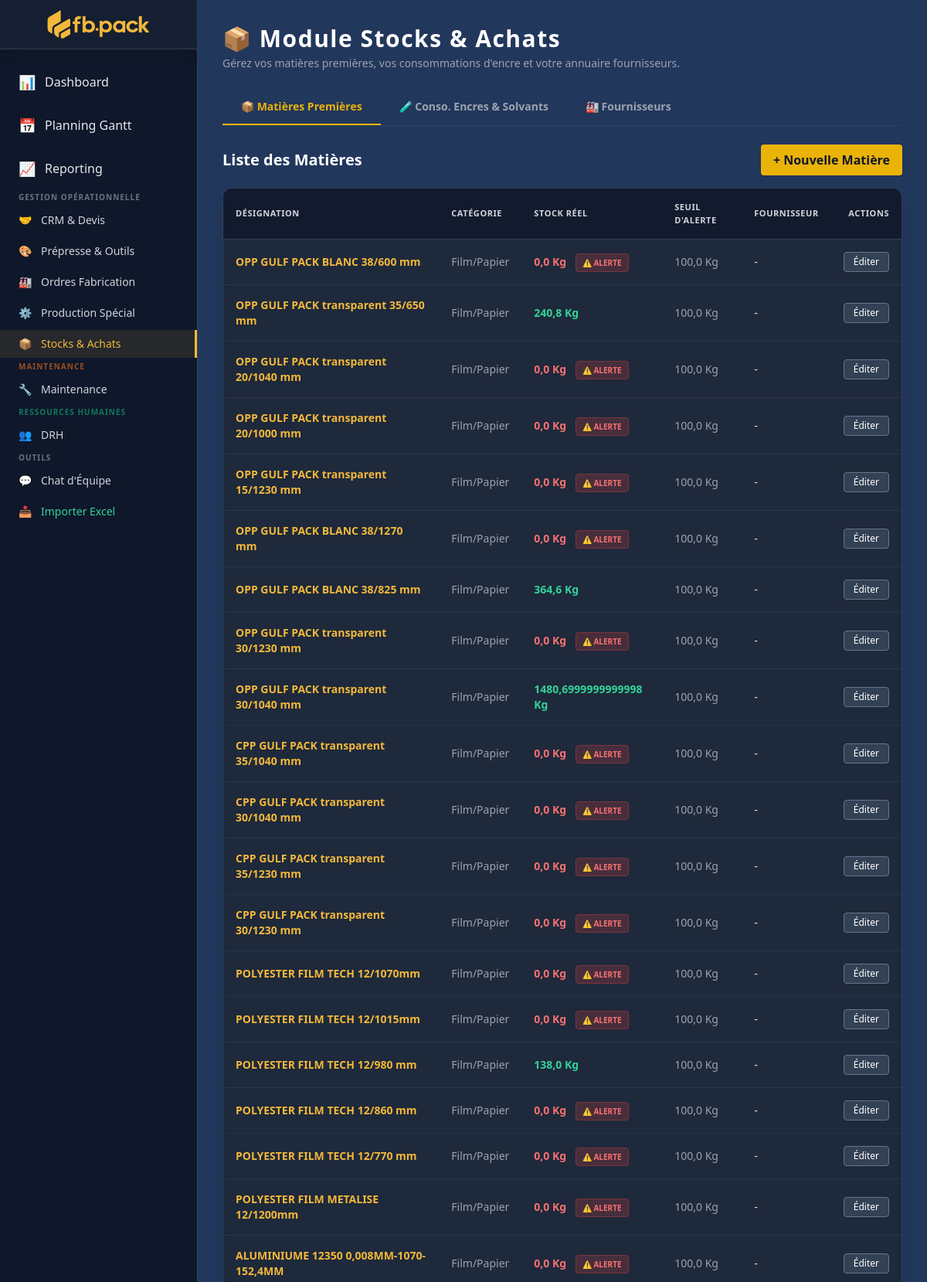
Screenshot of /stock/list/ (signed in, upper part) with the database file from the repository.
### core/models.py (models this page shows, shortened)
class Material(models.Model):
    CAT_CHOICES = [
        ('FILM', 'Film/Papier'),
        ('INK', 'Encre'),
        ('GLUE', 'Colle'),
        ('SOLV', 'Solvant'),
    ]
    name = models.CharField("Désignation", max_length=200)
    category = models.CharField(max_length=10, choices=CAT_CHOICES)
    quantity = models.FloatField("Stock Réel")
    unit = models.CharField("Unité", max_length=10, default='kg')
    min_threshold = models.FloatField("Stock Alerte (Min)")
    supplier = models.ForeignKey(Supplier, on_delete=models.SET_NULL, null=True)
    price_per_unit = models.DecimalField("Prix Unitaire", max_digits=10, decimal_places=2, default=0)
    class Meta:
        verbose_name = "Matière première"
        verbose_name_plural = "Matières premières"
    def is_low_stock(self):
        return self.quantity <= self.min_threshold

### core/views.py (the view)
# urls.py: path('stock/list/', views.stock_view, name='stock_view'),
@login_required
def stock_view(request):
    materials = Material.objects.all()
    suppliers = Supplier.objects.all()
    consos = ConsommationEncre.objects.all().order_by('-date')
    return render(request, 'stock_list.html', {
        'materials': materials,
        'suppliers': suppliers,
        'consos': consos
    })

### core/context_processors.py (called while the page is built)
def maintenance_alerts(request):
    if request.user.is_authenticated:
        try:
            count = AlerteMaintenance.objects.filter(est_traitee=False).count()
        except Exception:
            count = 0
        return {'alertes_maintenance_count': count}
    return {'alertes_maintenance_count': 0}

### core/models.py (called while the page is built)
    @property
    def total_encre(self):
        return (self.encre_noir + self.encre_magenta + self.encre_jaune +
                self.encre_cyan + self.encre_dore + self.encre_silver +
                self.encre_orange + self.encre_blanc + self.encre_vernis)

    @property
    def total_solvant(self):
        return self.solvant_metoxyn + self.solvant_2080

    @property
    def gain_de_masse_kg(self):
        return round(self.bobine_out - self.bobine_in, 2)

    @property
    def matiere_evaporee_kg(self):
        total_injecte = self.total_encre + self.total_solvant
        return round(total_injecte - self.gain_de_masse_kg, 2)

    @property
    def gain_de_masse_percent(self):
        total_injecte = self.total_encre + self.total_solvant
        if total_injecte == 0:
            return 0
        return round((self.gain_de_masse_kg / total_injecte) * 100, 2)

    @property
    def matiere_evaporee_percent(self):
        total_injecte = self.total_encre + self.total_solvant
        if total_injecte == 0:
            return 0
        return round((self.matiere_evaporee_kg / total_injecte) * 100, 2)

    @property
    def grammage(self):
        surface = self.metrage * (self.laize / 1000)
        if surface == 0:
            return 0
        return round((self.gain_de_masse_kg * 1000) / surface, 2)

### templates/stock_list.html (shortened to what this page needs)
{% extends 'base.html' %}
{% block content %}
<div class="mb-6">
    <h1 class="text-3xl font-bold text-white tracking-wider">📦 Module Stocks & Achats</h1>
    <p class="text-gray-400 text-sm mt-1">Gérez vos matières premières, vos consommations d'encre et votre annuaire fournisseurs.</p>
</div>
<div class="flex border-b border-slate-700 mb-6">
    <button onclick="showTab('materials')" id="tabBtn-materials" class="tab-btn px-6 py-3 text-sm font-bold border-b-2 border-yellow-500 text-yellow-500 transition">
        📦 Matières Premières
    </button>
    <button onclick="showTab('consos')" id="tabBtn-consos" class="tab-btn px-6 py-3 text-sm font-bold border-b-2 border-transparent text-gray-400 hover:text-gray-200 transition">
        🧪 Conso. Encres & Solvants
    </button>
    <button onclick="showTab('suppliers')" id="tabBtn-suppliers" class="tab-btn px-6 py-3 text-sm font-bold border-b-2 border-transparent text-gray-400 hover:text-gray-200 transition">
        🏭 Fournisseurs
    </button>
</div>
<div id="tab-materials" class="tab-content block">
    <div class="flex justify-between items-center mb-4">
        <h2 class="text-xl font-bold text-white">Liste des Matières</h2>
        <a href="{% url 'add_material' %}" class="bg-yellow-500 hover:bg-yellow-400 text-slate-900 font-bold py-2 px-4 rounded shadow transition">
            + Nouvelle Matière
        </a>
    </div>
    <div class="bg-slate-800 border border-slate-700 rounded-xl shadow-xl overflow-hidden">
        <div class="overflow-x-auto">
            <table class="w-full text-left border-collapse">
                <thead>
                    <tr class="bg-slate-900/80 text-gray-300 text-[11px] uppercase tracking-wider">
                        <th class="p-4 border-b border-slate-700">Désignation</th>
                        <th class="p-4 border-b border-slate-700">Catégorie</th>
                        <th class="p-4 border-b border-slate-700">Stock Réel</th>
                        <th class="p-4 border-b border-slate-700">Seuil d'alerte</th>
                        <th class="p-4 border-b border-slate-700">Fournisseur</th>
                        <th class="p-4 border-b border-slate-700 text-right">Actions</th>
                    </tr>
                </thead>
                <tbody class="text-gray-200 text-sm">
                    {% for m in materials %}
                    <tr class="hover:bg-slate-700/50 transition border-b border-slate-700/50">
                        <td class="p-4 font-bold text-neon">{{ m.name }}</td>
                        <td class="p-4 text-gray-400">{{ m.get_category_display }}</td>
                        <td class="p-4 font-bold {% if m.is_low_stock %}text-red-400{% else %}text-emerald-400{% endif %}">
                            {{ m.quantity }} {{ m.unit }}
                            {% if m.is_low_stock %}
                                <span class="ml-2 text-[10px] bg-red-500/20 text-red-400 px-2 py-1 rounded border border-red-500/30">⚠️ ALERTE</span>
                            {% endif %}
                        </td>
                        <td class="p-4 text-gray-400">{{ m.min_threshold }} {{ m.unit }}</td>
                        <td class="p-4">{{ m.supplier.name|default:"-" }}</td>
                        <td class="p-4 text-right">
                            <button class="text-xs bg-slate-700 hover:bg-slate-600 text-white py-1 px-3 rounded border border-slate-500 transition">Éditer</button>
                        </td>
                    </tr>
                    {% empty %}
                    <tr><td colspan="6" class="p-8 text-center text-gray-500 italic">Aucune matière enregistrée.</td></tr>
                    {% endfor %}
                </tbody>
            </table>
        </div>
    </div>
</div>
{% endblock %}

### rows the page displays
Material: name "OPP GULF PACK BLANC 38/600 mm", category "Film/Papier", quantity "0,0", unit "Kg", shows "⚠️ ALERTE", min_threshold "100,0", supplier.name "-"
Material: name "OPP GULF PACK transparent 35/650 mm", category "Film/Papier", quantity "240,8", unit "Kg", min_threshold "100,0", supplier.name "-"
Material: name "OPP GULF PACK transparent 20/1040 mm", category "Film/Papier", quantity "0,0", unit "Kg", shows "⚠️ ALERTE", min_threshold "100,0", supplier.name "-"
Material: name "OPP GULF PACK transparent 20/1000 mm", category "Film/Papier", quantity "0,0", unit "Kg", shows "⚠️ ALERTE", min_threshold "100,0", supplier.name "-"
Material: name "OPP GULF PACK transparent 15/1230 mm", category "Film/Papier", quantity "0,0", unit "Kg", shows "⚠️ ALERTE", min_threshold "100,0", supplier.name "-"
Material: name "OPP GULF PACK BLANC 38/1270 mm", category "Film/Papier", quantity "0,0", unit "Kg", shows "⚠️ ALERTE", min_threshold "100,0", supplier.name "-"
Material: name "OPP GULF PACK BLANC 38/825 mm", category "Film/Papier", quantity "364,6", unit "Kg", min_threshold "100,0", supplier.name "-"
Material: name "OPP GULF PACK transparent 30/1230 mm", category "Film/Papier", quantity "0,0", unit "Kg", shows "⚠️ ALERTE", min_threshold "100,0", supplier.name "-"
Material: name "OPP GULF PACK transparent 30/1040 mm", category "Film/Papier", quantity "1480,6999999999998", unit "Kg", min_threshold "100,0", supplier.name "-"
Material: name "CPP GULF PACK transparent 35/1040 mm", category "Film/Papier", quantity "0,0", unit "Kg", shows "⚠️ ALERTE", min_threshold "100,0", supplier.name "-"
Material: name "CPP GULF PACK transparent 30/1040 mm", category "Film/Papier", quantity "0,0", unit "Kg", shows "⚠️ ALERTE", min_threshold "100,0", supplier.name "-"
Material: name "CPP GULF PACK transparent 35/1230 mm", category "Film/Papier", quantity "0,0", unit "Kg", shows "⚠️ ALERTE", min_threshold "100,0", supplier.name "-"
Material: name "CPP GULF PACK transparent 30/1230 mm", category "Film/Papier", quantity "0,0", unit "Kg", shows "⚠️ ALERTE", min_threshold "100,0", supplier.name "-"
Material: name "POLYESTER FILM TECH 12/1070mm", category "Film/Papier", quantity "0,0", unit "Kg", shows "⚠️ ALERTE", min_threshold "100,0", supplier.name "-"
Material: name "POLYESTER FILM TECH 12/1015mm", category "Film/Papier", quantity "0,0", unit "Kg", shows "⚠️ ALERTE", min_threshold "100,0", supplier.name "-"
Material: name "POLYESTER FILM TECH 12/980 mm", category "Film/Papier", quantity "138,0", unit "Kg", min_threshold "100,0", supplier.name "-"
Material: name "POLYESTER FILM TECH 12/860 mm", category "Film/Papier", quantity "0,0", unit "Kg", shows "⚠️ ALERTE", min_threshold "100,0", supplier.name "-"
Material: name "POLYESTER FILM TECH 12/770 mm", category "Film/Papier", quantity "0,0", unit "Kg", shows "⚠️ ALERTE", min_threshold "100,0", supplier.name "-"
Material: name "POLYESTER FILM METALISE 12/1200mm", category "Film/Papier", quantity "0,0", unit "Kg", shows "⚠️ ALERTE", min_threshold "100,0", supplier.name "-"
Material: name "ALUMINIUME 12350 0,008MM-1070-152,4MM", category "Film/Papier", quantity "0,0", unit "Kg", shows "⚠️ ALERTE", min_threshold "100,0", supplier.name "-"
